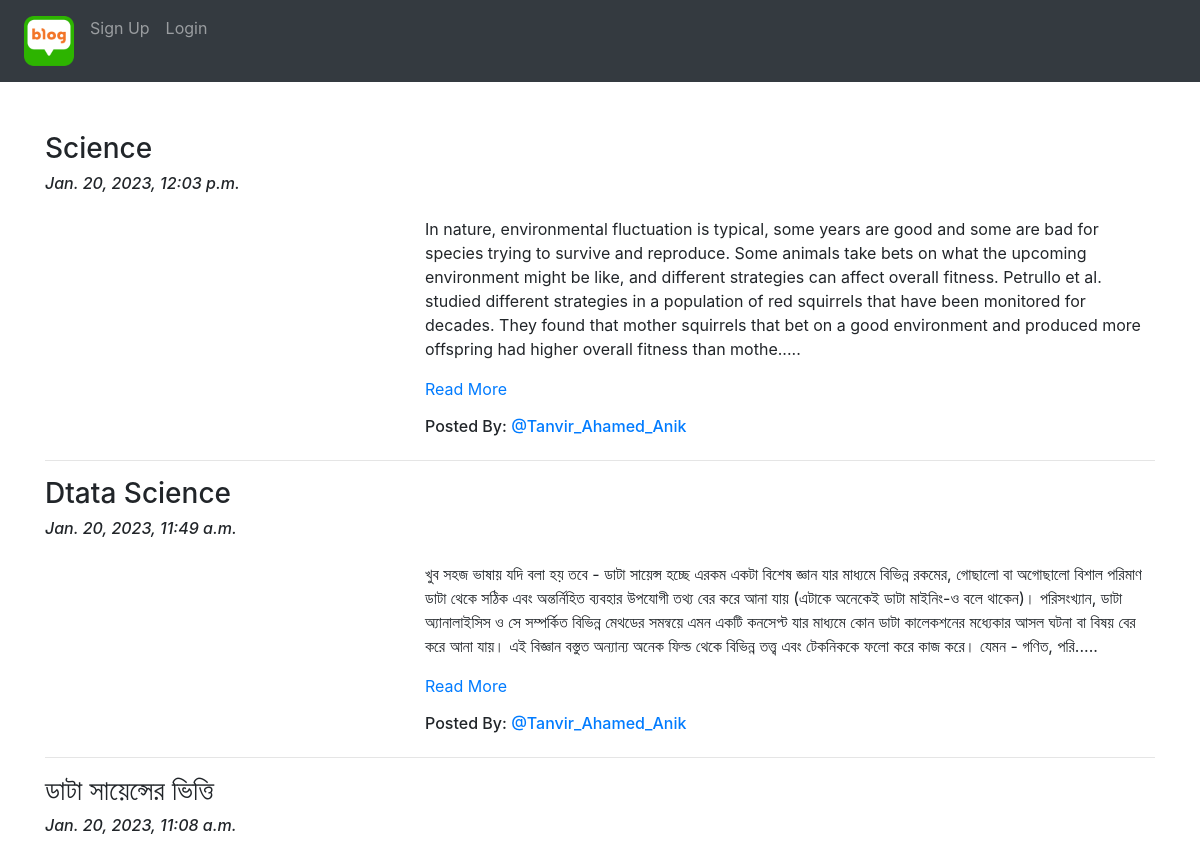
The page /blog/ (upper part) on the database as committed earlier.
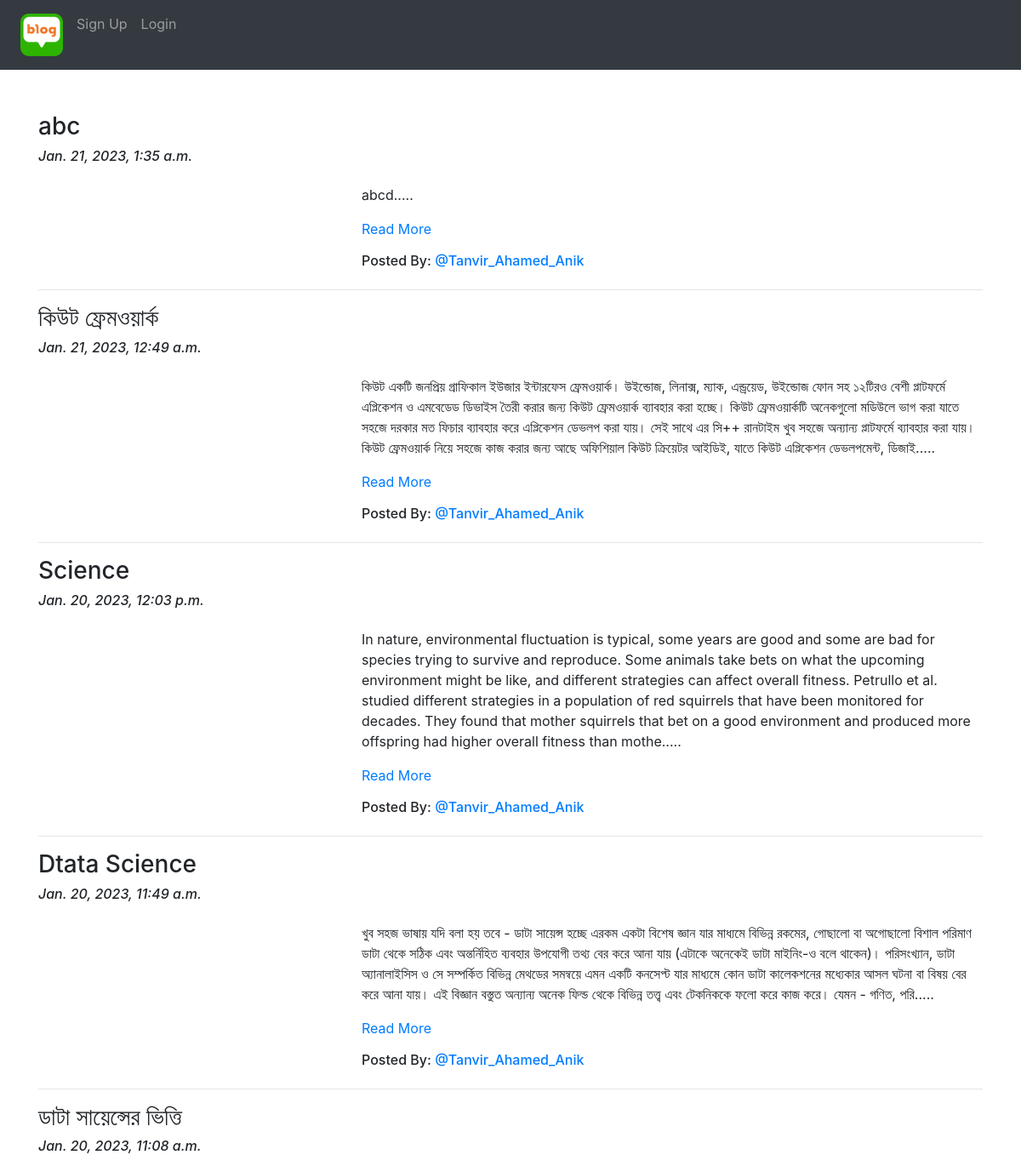
The same page on the database as committed later.
### App_Blog/models.py (models this page shows, shortened)
class Blog(models.Model):
    author = models.ForeignKey(User, on_delete=models.CASCADE, related_name='post_author')
    blog_title = models.CharField(max_length=255, verbose_name='Put a Title')
    slug = models.CharField(max_length=1000, null=True, blank=True)
    blog_content = models.TextField(verbose_name='what is your mind!!')
    blog_image = models.ImageField(upload_to='blog_images/%Y/%M/%D/', verbose_name='Image', blank=True, null=True, default='media/blog_images/anik.png')
    publish_date = models.DateTimeField(auto_now_add=True)
    update_date = models.DateTimeField(auto_now=True)
    class Meta:
        ordering = ['-publish_date',]

### App_Blog/views.py (the view)
# urls.py: path('', views.BlogList.as_view(), name='blog_list'),
class BlogList(ListView):
    context_object_name='blogs'
    model = Blog
    template_name = 'App_Blog/blog_list.html'

### App_Blog/templatetags/custom_filters.py (called while the page is built)
def range_filter(value):
    return value[0:500]+ "....."

### templates/App_Blog/blog_list.html (shortened to what this page needs)
{% extends 'base.html' %}
{% load custom_filters %}
{% load static %}
{% block body_block %}
{% for blog in blogs  %}
<h3> {{ blog.blog_title }} </h3>
<h6><i>{{ blog.publish_date }}</i></h6>
<div class="row">
    <div class="col-sm-4">
    </div>
    <div class="col-sm-8">
        <p>{{ blog.blog_content | range_filter | linebreaks }} <a href="{% url 'App_Blog:blog_details' blog.id %}">Read More</a></p>
        <h6>Posted By: <a href="#">@{{blog.author}}</a></h6>
    </div>
</div>
<hr>
{% endfor %}
{% endblock %}

Rows that differ between the two databases and show on the page:
added Blog: blog_title "abc", publish_date "Jan. 21, 2023, 1:35 a.m.", blog_content|range_filter "abcd.....", author "Tanvir_Ahamed_Anik"
added Blog: blog_title "কিউট ফ্রেমওয়ার্ক", publish_date "Jan. 21, 2023, 12:49 a.m.", blog_content|range_filter "কিউট একটি জনপ্রিয় গ্রাফিকাল ইউজার ইন্টারফেস ফ্রেমওয়ার্ক। উইন্ডোজ, লিনাক্স, ম্যাক, এন্ড্রয়েড, উইন্ডোজ ফোন সহ ১২টিরও বেশী প্লাটফর্মে এপ্লিকেশন ও এমবেডেড ডিভাইস তৈরী করার জন্য কিউট ফ্রেমওয়ার্ক ব্যাবহার করা হচ্ছে। কিউট ফ্রেমওয়ার্কটি অনেকগুলো মডিউলে ভাগ করা যাতে সহজে দরকার মত ফিচার ব্যাবহার করে এপ্লিকেশন ডেভলপ করা যায়। সেই সাথে এর সি++ রানটাইম খুব সহজে অন্যান্য প্লাটফর্মে ব্যাবহার করা যায়। কিউট ফ্রেমওয়ার্ক নিয়ে সহজে কাজ করার জন্য আছে অফিশিয়াল কিউট ক্রিয়েটর আইডিই, যাতে কিউট এপ্লিকেশন ডেভলপমেন্ট, ডিজাই.....", author "Tanvir_Ahamed_Anik"
